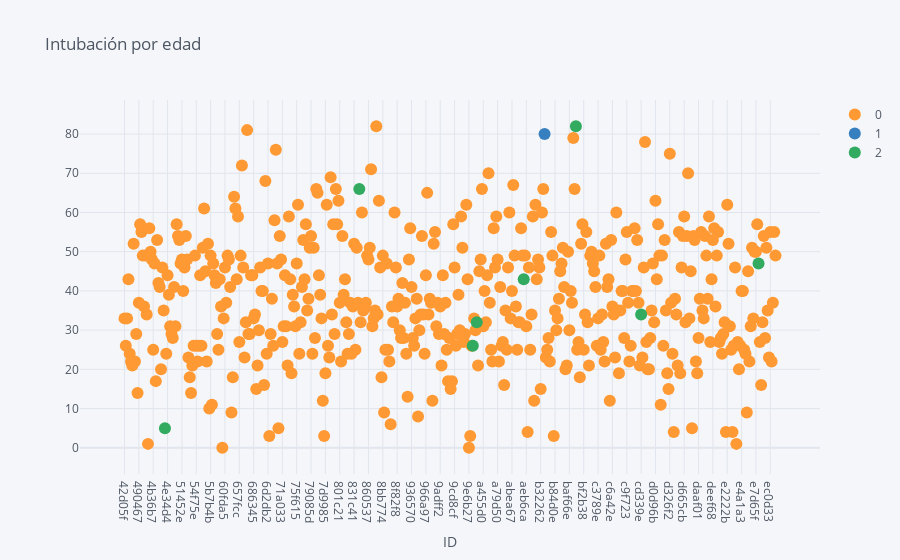

The notebook cell saved with this chart:
### Code cell
#Se grafica un scatterplot para representar la intubación por edad
Data_s.iplot(kind='scatter', mode='markers',xTitle='ID', 
                               title='Intubación por edad')

### Figure 1 — Plotly figure (JSON) as saved in the notebook; plotly's stock layout.template omitted (floating-point values rounded to 4 significant figures; data arrays with more than 128 entries replaced by an {"elided": "..."} marker saying what was removed)
{"data": [{"line": {"color": "rgba(255, 153, 51, 1.0)", "dash": "solid", "shape": "linear", "width": 1.3}, "marker": {"size": 12, "symbol": "circle"}, "mode": "markers", "name": "0", "text": "", "type": "scatter", "x": {"elided": "500 str values"}, "y": {"elided": "500 mixed values"}}, {"line": {"color": "rgba(55, 128, 191, 1.0)", "dash": "solid", "shape": "linear", "width": 1.3}, "marker": {"size": 12, "symbol": "circle"}, "mode": "markers", "name": "1", "text": "", "type": "scatter", "x": {"elided": "500 str values"}, "y": {"elided": "500 mixed values"}}, {"line": {"color": "rgba(50, 171, 96, 1.0)", "dash": "solid", "shape": "linear", "width": 1.3}, "marker": {"size": 12, "symbol": "circle"}, "mode": "markers", "name": "2", "text": "", "type": "scatter", "x": {"elided": "500 str values"}, "y": {"elided": "500 mixed values"}}], "layout": {"legend": {"bgcolor": "#F5F6F9", "font": {"color": "#4D5663"}}, "paper_bgcolor": "#F5F6F9", "plot_bgcolor": "#F5F6F9", "title": {"font": {"color": "#4D5663"}, "text": "Intubación por edad"}, "xaxis": {"gridcolor": "#E1E5ED", "showgrid": true, "tickfont": {"color": "#4D5663"}, "title": {"font": {"color": "#4D5663"}, "text": "ID"}, "zerolinecolor": "#E1E5ED"}, "yaxis": {"gridcolor": "#E1E5ED", "showgrid": true, "tickfont": {"color": "#4D5663"}, "title": {"font": {"color": "#4D5663"}, "text": ""}, "zerolinecolor": "#E1E5ED"}}}
